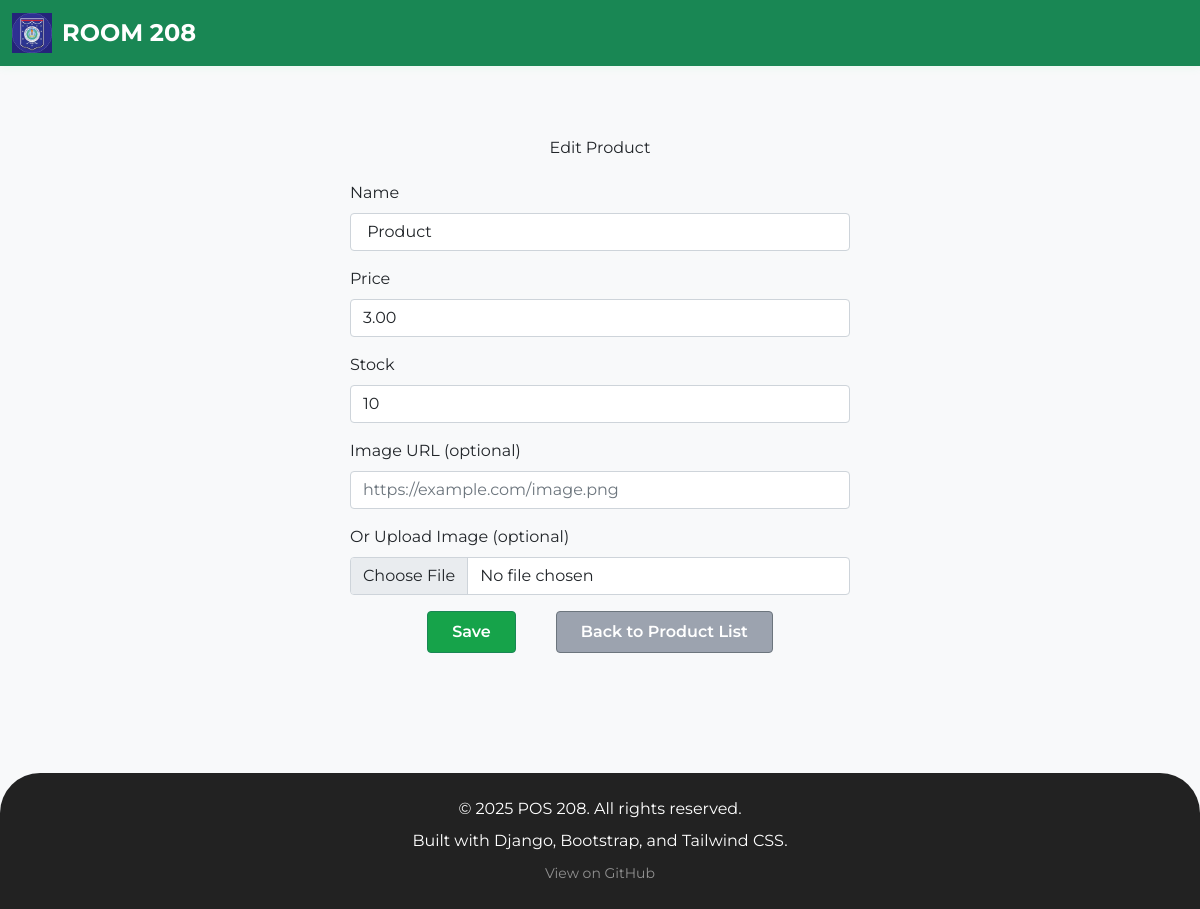
/product/edit/47/, run on the app's committed database.
### my_web_app/models.py (models this page shows, shortened)
class Product(models.Model):
    name = models.CharField(max_length=100)
    price = models.DecimalField(max_digits=10, decimal_places=2)
    stock = models.PositiveIntegerField()
    image = models.ImageField(upload_to='product_images/', blank=True, null=True)

### my_web_app/views.py (the view, shortened to what this page needs)
# urls.py: path('product/edit/<int:product_id>/', views.edit_product, name='edit_product'),
def edit_product(request, product_id):
    from .models import ProductImage
    try:
        product = Product.objects.get(pk=product_id)
    except Product.DoesNotExist:
        return HttpResponse("Product not found", status=404)
    latest_image_url = product.images.last().image_url if product.images.exists() else ''
    return render(request, 'edit_product.html', {'product': product, 'latest_image_url': latest_image_url})

### my_web_app/templates/edit_product.html (shortened to what this page needs)
{% extends 'base.html' %}
{% block content %}
<script src="https://cdn.tailwindcss.com"></script>
<div class="container py-5">
    <h2 class="mb-4 text-center">Edit Product</h2>
    <form method="post" enctype="multipart/form-data" class="mx-auto" style="max-width: 500px;">
        <div class="mb-3">
            <label class="form-label">Name</label>
            <input type="text" name="name" class="form-control" value="{{ product.name }}" required>
        </div>
        <div class="mb-3">
            <label class="form-label">Price</label>
            <input type="number" step="0.01" name="price" class="form-control" value="{{ product.price }}" required>
        </div>
        <div class="mb-3">
            <label class="form-label">Stock</label>
            <input type="number" name="stock" class="form-control" value="{{ product.stock }}" required>
        </div>
        <div class="mb-3">
            <label class="form-label">Image URL (optional)</label>
            <input type="url" name="image" class="form-control" placeholder="https://example.com/image.png"
                value="{{ latest_image_url }}">
        </div>
        <div class="mb-3">
            <label class="form-label">Or Upload Image (optional)</label>
            <input type="file" name="image_file" class="form-control" accept="image/*">
</div>
<div class="flex justify-center items-center gap-10 text-center">
    <button type="submit" class="btn btn-success bg-green-600 hover:bg-green-700 text-white font-semibold py-2 px-6 rounded">
        Save
    </button>
    <a href="{% url 'product' %}" class="btn btn-secondary bg-gray-400 hover:bg-gray-500 text-white font-semibold py-2 px-6 rounded">
        Back to Product List
    </a>
</div>
</form>
</div>
{% endblock content %}

### my_web_app/templates/base.html (style rules this page uses)
body { font-family: 'Montserrat', Arial, sans-serif; background: #f8f9fa; }

### data on the page
Product: name "Product", price "3.00", stock "10"

### other printed values
{{ now|default:2025 }} "2025"
